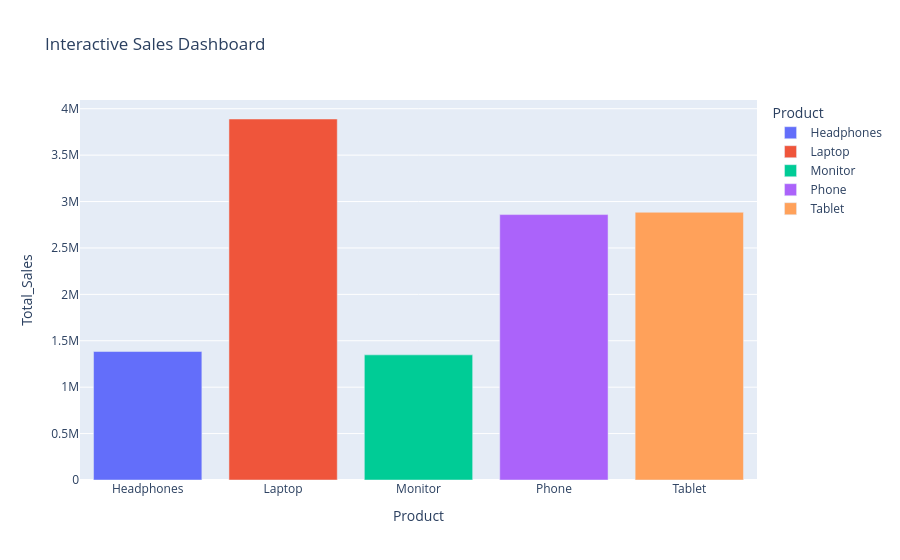

Notebook code for this chart:
### Code cell
import pandas as pd
import matplotlib.pyplot as plt
import seaborn as sns
import plotly.express as px

# Load Data
df = pd.read_csv(
    r"C:\Terraform\TRUPTI\The  developer arena\week6-sales-dashboard\sales_data.csv"
)

# Product Sales
product_sales = df.groupby("Product")["Total_Sales"].sum().reset_index()

# Correlation
corr = df[["Quantity", "Price", "Total_Sales"]].corr()


# Box Plot

sns.barplot(data=product_sales,
            x="Product",
            y="Total_Sales")

plt.title("Box plot")
plt.xlabel("Product")
plt.ylabel("Sales")
plt.savefig("visualizations/bar_chart.png")
plt.show()

# Violin Plot

sns.violinplot(y=df["Total_Sales"])
plt.title("Violin Plot of Total Sales")
plt.ylabel("Total Sales")
plt.savefig("visualizations/violin_plot.png")
plt.show()

# Heatmap
sns.heatmap(corr, annot=True)
plt.title("Correlation Heatmap")
plt.savefig("visualizations/heatmap.png")
plt.show()

# Interactive Plotly Chart

product_sales = df.groupby("Product")["Total_Sales"].sum().reset_index()
 
fig = px.bar(
    product_sales,
    x="Product",
    y="Total_Sales",
    color="Product",
    title="Interactive Sales Dashboard"
)

fig.show()

### Figure 1 — Plotly figure (JSON) as saved in the notebook; plotly's stock layout.template omitted (floating-point values rounded to 4 significant figures)
{"data": [{"hovertemplate": "Product=%{x}<br>Total_Sales=%{y}<extra></extra>", "legendgroup": "Headphones", "marker": {"color": "#636efa", "pattern": {"shape": ""}}, "name": "Headphones", "orientation": "v", "showlegend": true, "textposition": "auto", "type": "bar", "x": ["Headphones"], "xaxis": "x", "y": [1384033], "yaxis": "y"}, {"hovertemplate": "Product=%{x}<br>Total_Sales=%{y}<extra></extra>", "legendgroup": "Laptop", "marker": {"color": "#EF553B", "pattern": {"shape": ""}}, "name": "Laptop", "orientation": "v", "showlegend": true, "textposition": "auto", "type": "bar", "x": ["Laptop"], "xaxis": "x", "y": [3889210], "yaxis": "y"}, {"hovertemplate": "Product=%{x}<br>Total_Sales=%{y}<extra></extra>", "legendgroup": "Monitor", "marker": {"color": "#00cc96", "pattern": {"shape": ""}}, "name": "Monitor", "orientation": "v", "showlegend": true, "textposition": "auto", "type": "bar", "x": ["Monitor"], "xaxis": "x", "y": [1348071], "yaxis": "y"}, {"hovertemplate": "Product=%{x}<br>Total_Sales=%{y}<extra></extra>", "legendgroup": "Phone", "marker": {"color": "#ab63fa", "pattern": {"shape": ""}}, "name": "Phone", "orientation": "v", "showlegend": true, "textposition": "auto", "type": "bar", "x": ["Phone"], "xaxis": "x", "y": [2859394], "yaxis": "y"}, {"hovertemplate": "Product=%{x}<br>Total_Sales=%{y}<extra></extra>", "legendgroup": "Tablet", "marker": {"color": "#FFA15A", "pattern": {"shape": ""}}, "name": "Tablet", "orientation": "v", "showlegend": true, "textposition": "auto", "type": "bar", "x": ["Tablet"], "xaxis": "x", "y": [2884340], "yaxis": "y"}], "layout": {"barmode": "relative", "legend": {"title": {"text": "Product"}, "tracegroupgap": 0}, "title": {"text": "Interactive Sales Dashboard"}, "xaxis": {"anchor": "y", "categoryarray": ["Headphones", "Laptop", "Monitor", "Phone", "Tablet"], "categoryorder": "array", "domain": [0, 1], "title": {"text": "Product"}}, "yaxis": {"anchor": "x", "domain": [0, 1], "title": {"text": "Total_Sales"}}}}
